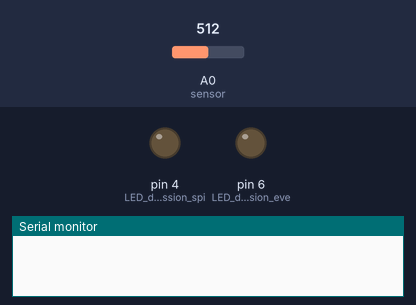
Simulated run of this sketch. Board: Arduino Uno, built with avr-gcc and run on an emulated ATmega328P. Shown: output pins drawn as LEDs (lit = HIGH), the last lines printed to the serial monitor. Dashed ring = blinking. The test bench sets the inputs (shaded band); at power-on: A0 (sensor) = 512.

Above: at 1.2 s.
1.3 s: A0 (sensor) set to 530
2.8 s: A0 (sensor) set to 551
At 3.28 s:
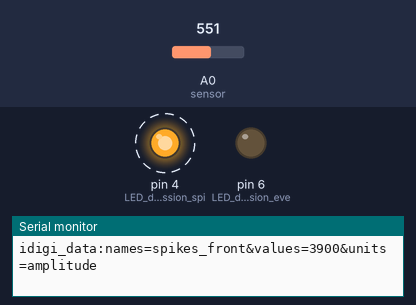
5.8 s: A0 (sensor) set to 511
At 6.3 s:
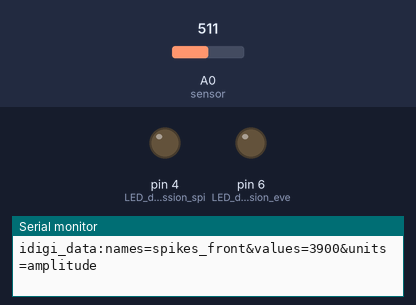
7.3 s: A0 (sensor) set to 493
8.8 s: A0 (sensor) set to 471
At 10.01 s:
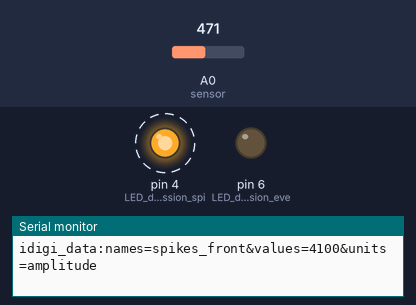
Timing chart, 0 to 12.8 s (numbered marks = the images above; inputs shaded):
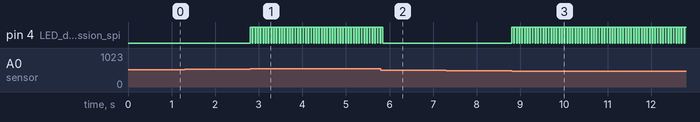

The sketch:

mic_read_front.ino
```cpp
int micValue = 0;
int baseline = 512; // equivalent to 0 in audio signal range 0 - 1024
int threshold = 25; // above this level is considered a spike
unsigned long time;
unsigned long previousTime;
int numSamples = 0; // for calculating avgAmplitude each minute
long cumulativeValue = 0; // cumulativeValue/numSamples = avgAmplitude
int numSpikes = 0; // tally numSpikes each minute

void setup()
{
  Serial.begin(115200);
  pinMode(4, OUTPUT); // LED data transmission spike indicator
  pinMode(6, OUTPUT); // LED data transmission every 60 seconds indicator
  time = millis();
}

void loop()
{
    time = millis(); // get current time
    numSamples++; // increment numSamples
    micValue = analogRead(A0); // get sensor value
    long amplitude = abs(baseline - micValue); // use absolute value of difference between baseline and micValue
    cumulativeValue += amplitude; // increment cumulativeValue

    // if spike, increment numSpikes, set LED indicator, transmit message to idigi
    if (amplitude > threshold)
    {
      numSpikes++;
      digitalWrite(4, HIGH);
      String name = "spikes_front";
      String units = "amplitude";
      String post_message = "idigi_data:names=" + name + "&values=" + amplitude*100 + "&units=" + units;
      Serial.println(post_message);
      delay(50);
      digitalWrite(4, LOW);
    }

    // every 60 seconds, set LED indicator, calculate and transmit avgAmplitude and numSpikes, reset vars to 0
    if ((time - previousTime) >= 60000)
    {
      digitalWrite(6, HIGH);
      float avgAmplitude = float(cumulativeValue) / float(numSamples);
      String names = "average_amplitude_front,num_spikes_front";
      String units = "amplitude,integer";
      String post_message = "idigi_data:names=" + names + "&values=" + int(avgAmplitude*100)+","+numSpikes + "&units=" + units;
      Serial.println(post_message);
      delay(50);
      numSamples = 0;
      cumulativeValue = 0;
      previousTime = time;
      numSpikes = 0;
      digitalWrite(6, LOW);
    }

    delay(10);

}
```

Measured:
- the behaviour switches between 537 and 538 on A0 (sensor) (found by bisection; images 0 and 1)
- the behaviour switches between 487 and 486 on A0 (sensor) (found by bisection; images 2 and 3)
- after the input at 1.3 s, every drawn part: stays the same
- after the input at 2.8 s, pin 4 (LED_data_transmission_spi): alternates HIGH for 0.05 s and LOW for 0.01 s, starting at once
- after the input at 5.8 s, pin 4 (LED_data_transmission_spi): goes on until 5.8 s, then stays LOW
- after the input at 7.3 s, every drawn part: stays the same
- after the input at 8.8 s, pin 4 (LED_data_transmission_spi): alternates HIGH for 0.05 s and LOW for 0.01 s, starting at once
